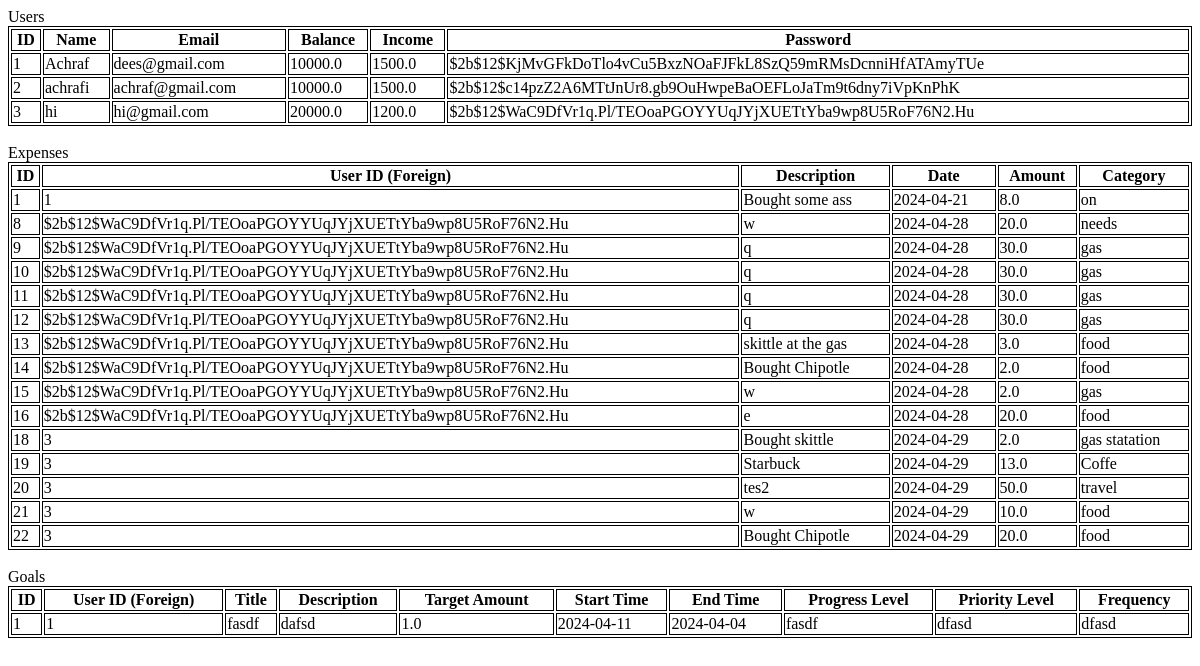
/tables, run on an earlier commit of the app's database.
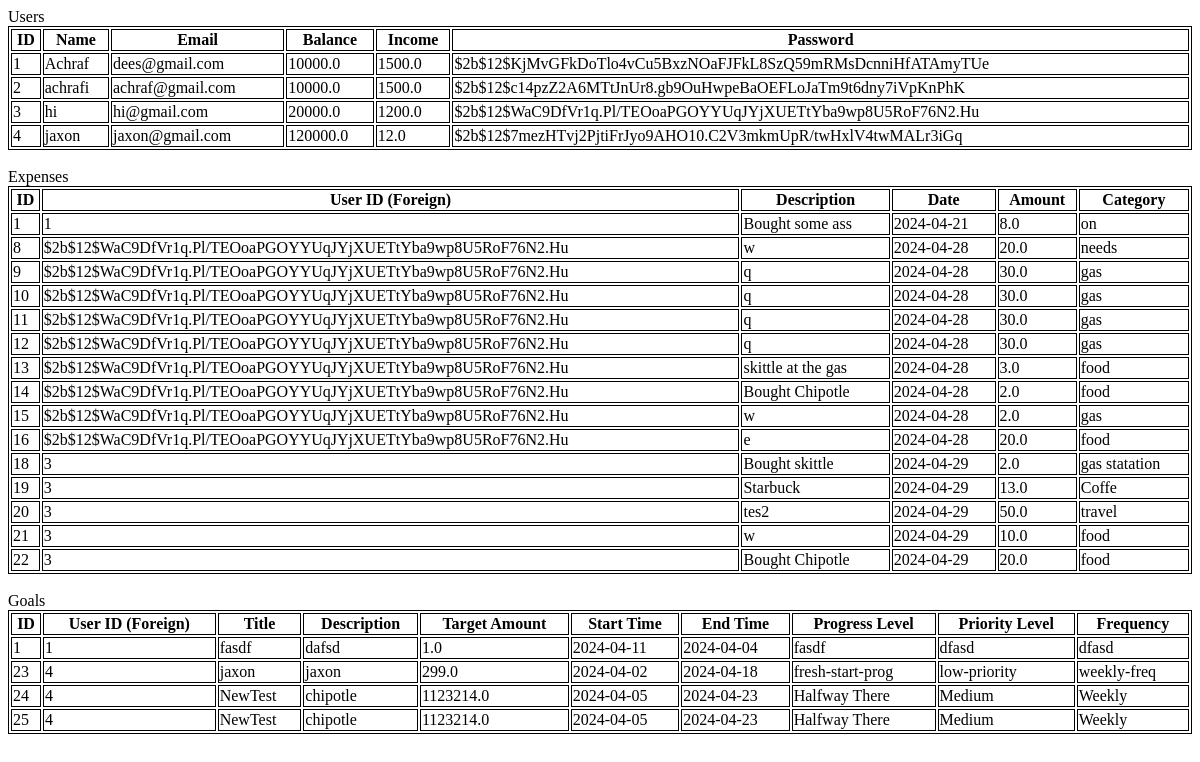
And on a later commit of the database.
### tables this page shows
CREATE TABLE USERSS (ID INTEGER PRIMARY KEY, name TEXT, email TEXT, balance FLOAT, income FLOAT, password TEXT);

CREATE TABLE EXPENSES (ID INTEGER PRIMARY KEY, user_id INTEGER, description TEXT, date TEXT, amount REAL, category TEXT, FOREIGN KEY(user_id) REFERENCES USERS(ID));

CREATE TABLE GOALS (ID INTEGER PRIMARY KEY, user_id INTEGER, title TEXT, description TEXT, target_amount REAL, start_time TEXT, end_time TEXT, progress_level TEXT, priority_level TEXT, frequency TEXT, FOREIGN KEY(user_id) REFERENCES USERS(ID));

### app.py (the view)
@app.route('/tables')
def tables():
  connect = sqlite3.connect('database.db')
  cursor = connect.cursor()
  cursor.execute('SELECT * FROM USERSS')
  users_data = cursor.fetchall()
  cursor.execute('SELECT * FROM EXPENSES')
  expenses_data = cursor.fetchall()
  cursor.execute('SELECT * FROM GOALS')
  goals_data = cursor.fetchall()
  return render_template("tables.html", users_data=users_data, expenses_data=expenses_data, goals_data=goals_data)

### templates/tables.html (shortened to what this page needs)
<!DOCTYPE html>
<html>
	<head>
	</head>
	<body>
    <caption>Users</caption>
		<table style="width:100%">
			<tr>
      <th>ID</th>
			<th>Name</th>
			<th>Email</th>
			<th>Balance</th>
			<th>Income</th>
			<th>Password</th>
			</tr>
			{%for user in users_data%}
			<tr>
				<td>{{user[0]}}</td>
				<td>{{user[1]}}</td>
				<td>{{user[2]}}</td>
				<td>{{user[3]}}</td>
				<td>{{user[4]}}</td>
				<td>{{user[5]}}</td>
				</tr>
			{%endfor%}
		</table>
    <br>
    <caption>Expenses</caption>
    <table style="width:100%">
			<tr>
      <th>ID</th>
			<th>User ID (Foreign)</th>
			<th>Description</th>
			<th>Date</th>
			<th>Amount</th>
			<th>Category</th>
			</tr>
			{%for expense in expenses_data%}
			<tr>
				<td>{{expense[0]}}</td>
				<td>{{expense[1]}}</td>
				<td>{{expense[2]}}</td>
				<td>{{expense[3]}}</td>
				<td>{{expense[4]}}</td>
				<td>{{expense[5]}}</td>
				</tr>
			{%endfor%}
		</table>
    <br>
    <caption>Goals</caption>
    <table style="width:100%">
			<tr>
      <th>ID</th>
			<th>User ID (Foreign)</th>
			<th>Title</th>
			<th>Description</th>
			<th>Target Amount</th>
			<th>Start Time</th>
			<th>End Time</th>
			<th>Progress Level</th>
			<th>Priority Level</th>
			<th>Frequency</th>
			</tr>
			{%for goal in goals_data%}
			<tr>
				<td>{{goal[0]}}</td>
				<td>{{goal[1]}}</td>
				<td>{{goal[2]}}</td>
				<td>{{goal[3]}}</td>
				<td>{{goal[4]}}</td>
				<td>{{goal[5]}}</td>
				<td>{{goal[6]}}</td>
				<td>{{goal[7]}}</td>
				<td>{{goal[8]}}</td>
				<td>{{goal[9]}}</td>
				</tr>
			{%endfor%}
		</table>
	</body>
</html>

### templates/tables.html (style rules this page uses)
table, th, td { border:1px solid black; }

What changed in the data, as far as the page shows it:
added USERSS: ID "4", name "jaxon", email "jaxon@gmail.com", balance "120000.0", income "12.0", password "$2b$12$7mezHTvj2PjtiFrJyo9AHO10.C2V3mkmUpR/twHxlV4twMALr3iGq"
added GOALS: ID "23", user "4", title "jaxon", description "jaxon", target_amount "299.0", start_time "2024-04-02", end_time "2024-04-18", progress_level "fresh-start-prog", priority_level "low-priority", frequency "weekly-freq"
added GOALS: ID "24", user "4", title "NewTest", description "chipotle", target_amount "1123214.0", start_time "2024-04-05", end_time "2024-04-23", progress_level "Halfway There", priority_level "Medium", frequency "Weekly"
added GOALS: ID "25", user "4", title "NewTest", description "chipotle", target_amount "1123214.0", start_time "2024-04-05", end_time "2024-04-23", progress_level "Halfway There", priority_level "Medium", frequency "Weekly"
